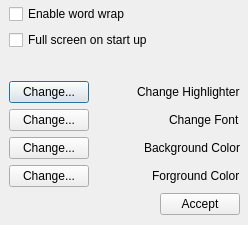
<?xml version="1.0" encoding="UTF-8"?>
<ui version="4.0">
 <class>PreferencesDialog</class>
 <widget class="QDialog" name="PreferencesDialog">
  <property name="geometry">
   <rect>
    <x>0</x>
    <y>0</y>
    <width>248</width>
    <height>225</height>
   </rect>
  </property>
  <property name="sizePolicy">
   <sizepolicy hsizetype="Fixed" vsizetype="Fixed">
    <horstretch>0</horstretch>
    <verstretch>0</verstretch>
   </sizepolicy>
  </property>
  <property name="windowTitle">
   <string>Dialog</string>
  </property>
  <widget class="QWidget" name="verticalLayoutWidget">
   <property name="geometry">
    <rect>
     <x>9</x>
     <y>4</y>
     <width>231</width>
     <height>211</height>
    </rect>
   </property>
   <layout class="QVBoxLayout" name="verticalLayout">
    <item>
     <widget class="QCheckBox" name="wordWrapCheckBox">
      <property name="text">
       <string>Enable word wrap</string>
      </property>
     </widget>
    </item>
    <item>
     <widget class="QCheckBox" name="fullScreenOnStartUpCheckBox">
      <property name="text">
       <string>Full screen on start up</string>
      </property>
     </widget>
    </item>
    <item>
     <spacer name="verticalSpacer">
      <property name="orientation">
       <enum>Qt::Vertical</enum>
      </property>
      <property name="sizeHint" stdset="0">
       <size>
        <width>20</width>
        <height>40</height>
       </size>
      </property>
     </spacer>
    </item>
    <item>
     <layout class="QHBoxLayout" name="horizontalLayout_5">
      <item>
       <widget class="QPushButton" name="changeHighlighterButton">
        <property name="text">
         <string>Change...</string>
        </property>
       </widget>
      </item>
      <item>
       <spacer name="horizontalSpacer_5">
        <property name="orientation">
         <enum>Qt::Horizontal</enum>
        </property>
        <property name="sizeHint" stdset="0">
         <size>
          <width>40</width>
          <height>20</height>
         </size>
        </property>
       </spacer>
      </item>
      <item>
       <widget class="QLabel" name="label_4">
        <property name="text">
         <string>Change Highlighter</string>
        </property>
       </widget>
      </item>
     </layout>
    </item>
    <item>
     <layout class="QHBoxLayout" name="horizontalLayout_2">
      <item>
       <widget class="QPushButton" name="changeFontButton">
        <property name="text">
         <string>Change...</string>
        </property>
       </widget>
      </item>
      <item>
       <spacer name="horizontalSpacer_2">
        <property name="orientation">
         <enum>Qt::Horizontal</enum>
        </property>
        <property name="sizeHint" stdset="0">
         <size>
          <width>40</width>
          <height>20</height>
         </size>
        </property>
       </spacer>
      </item>
      <item>
       <widget class="QLabel" name="label">
        <property name="text">
         <string>Change Font</string>
        </property>
       </widget>
      </item>
     </layout>
    </item>
    <item>
     <layout class="QHBoxLayout" name="horizontalLayout_3">
      <item>
       <widget class="QPushButton" name="backgroundColorButton">
        <property name="text">
         <string>Change...</string>
        </property>
       </widget>
      </item>
      <item>
       <spacer name="horizontalSpacer_3">
        <property name="orientation">
         <enum>Qt::Horizontal</enum>
        </property>
        <property name="sizeHint" stdset="0">
         <size>
          <width>40</width>
          <height>20</height>
         </size>
        </property>
       </spacer>
      </item>
      <item>
       <widget class="QLabel" name="label_2">
        <property name="text">
         <string>Background Color</string>
        </property>
       </widget>
      </item>
     </layout>
    </item>
    <item>
     <layout class="QHBoxLayout" name="horizontalLayout_4">
      <item>
       <widget class="QPushButton" name="forgroundColorButton">
        <property name="text">
         <string>Change...</string>
        </property>
       </widget>
      </item>
      <item>
       <spacer name="horizontalSpacer_4">
        <property name="orientation">
         <enum>Qt::Horizontal</enum>
        </property>
        <property name="sizeHint" stdset="0">
         <size>
          <width>40</width>
          <height>20</height>
         </size>
        </property>
       </spacer>
      </item>
      <item>
       <widget class="QLabel" name="label_3">
        <property name="text">
         <string>Forground Color</string>
        </property>
       </widget>
      </item>
     </layout>
    </item>
    <item>
     <layout class="QHBoxLayout" name="horizontalLayout">
      <item>
       <spacer name="horizontalSpacer">
        <property name="orientation">
         <enum>Qt::Horizontal</enum>
        </property>
        <property name="sizeHint" stdset="0">
         <size>
          <width>40</width>
          <height>20</height>
         </size>
        </property>
       </spacer>
      </item>
      <item>
       <widget class="QPushButton" name="acceptButton">
        <property name="text">
         <string>Accept</string>
        </property>
       </widget>
      </item>
     </layout>
    </item>
   </layout>
  </widget>
 </widget>
 <resources/>
 <connections/>
</ui>
